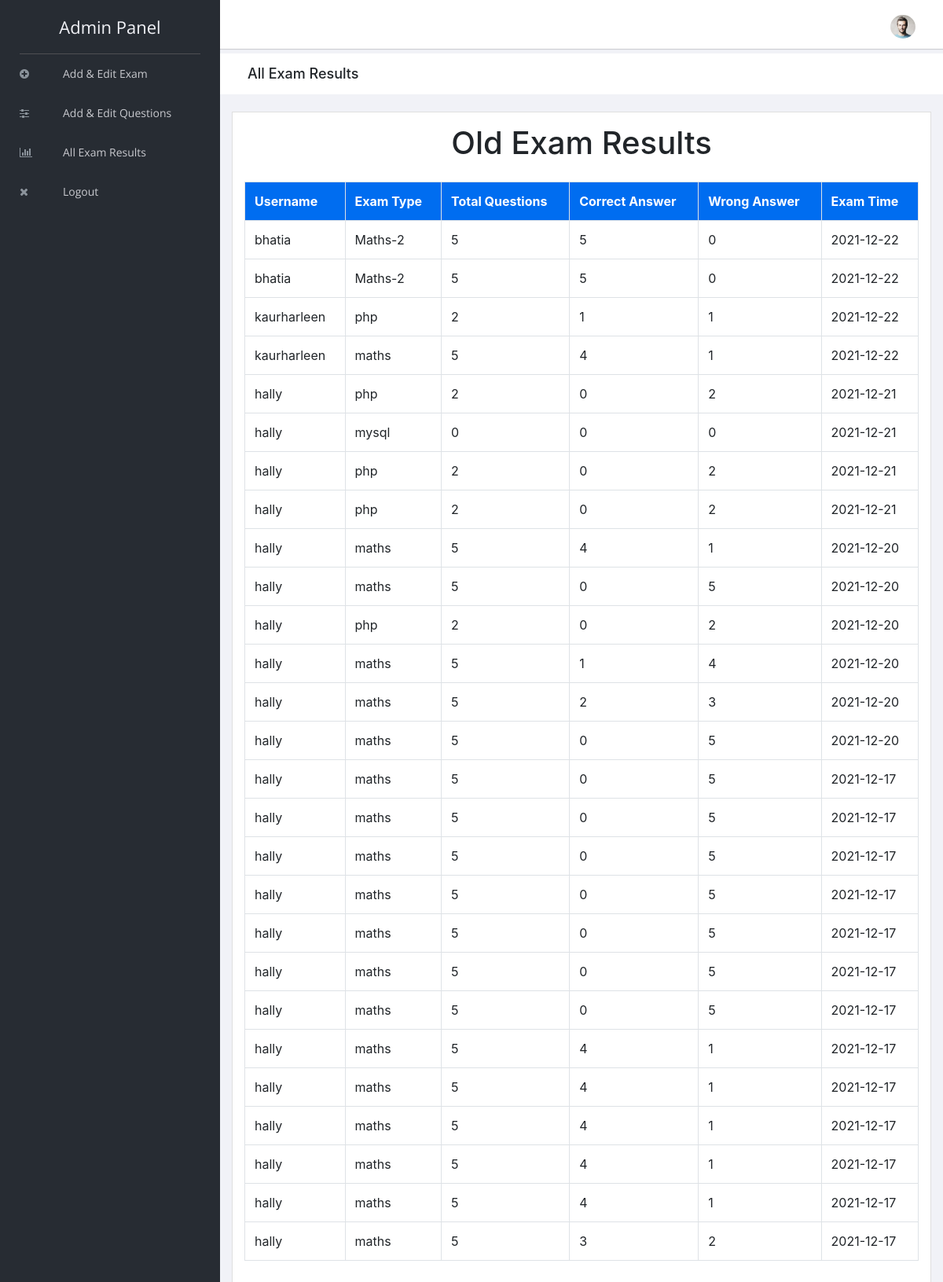
Page /admin/old_exam_results.php (signed in) on the committed database.
### tables this page shows
CREATE TABLE `exam_results` (
  `id` int(5) NOT NULL,
  `username` varchar(100) NOT NULL,
  `exam_type` varchar(100) NOT NULL,
  `total_question` varchar(10) NOT NULL,
  `correct_answer` varchar(10) NOT NULL,
  `wrong_answer` varchar(10) NOT NULL,
  `exam_time` varchar(50) NOT NULL
);

### admin/old_exam_results.php (the view, shortened to what this page needs)
<?php
include "header.php";
include "../connection.php";
    ?>
<div class="breadcrumbs">
            <div class="col-sm-12">
                <div class="page-header float-left">
                    <div class="page-title">
                        <h1>All Exam Results</h1>
                    </div>
                </div>
            </div>
        </div>
        <div class="content mt-3">
            <div class="animated fadeIn">
                <div class="row">
                    <div class="col-lg-12">
                        <div class="card">
                            <div class="card-body">
                            <center>
                <h1>Old Exam Results</h1>
                </center>
                <?php
                $res=mysqli_query($link, "select * from exam_results order by id desc");
                $count=mysqli_num_rows($res);
                if($count==0){
                    ?>
                    <center>
                        <h1>No Results Found</h1>
                    </center>
                    <?php
                }
                else{
                    echo "<table class='table table-bordered' style='margin-top: 25px'>";
                    echo "<tr style='background-color:#006df0; color:white'>";
                    echo "<th>"; echo "Username";echo "</th>";
                    echo "<th>"; echo "Exam Type";echo "</th>";
                    echo "<th>"; echo "Total Questions";echo "</th>";
                    echo "<th>"; echo "Correct Answer";echo "</th>";
                    echo "<th>"; echo "Wrong Answer";echo "</th>";
                    echo "<th>"; echo "Exam Time";echo "</th>";
                    echo "</tr>";
                    while($row=mysqli_fetch_array($res)){
                    echo "<tr>";
                    echo "<td>"; echo $row["username"];echo "</td>";
                    echo "<td>"; echo $row["exam_type"];echo "</td>";
                    echo "<td>"; echo $row["total_question"];echo "</td>";
                    echo "<td>"; echo $row["correct_answer"];echo "</td>";
                    echo "<td>"; echo $row["wrong_answer"];echo "</td>";
                    echo "<td>"; echo $row["exam_time"];echo "</td>";
                    echo "</tr>";
                    }
                    echo "</table>";
                }
                ?>
                            </div>
                        </div>
                    </div>
                </div>
            </div>
        </div>
<?php
include "footer.php";
?>

### admin/header.php (shortened to what this page needs)
<!doctype html>
<html class="no-js" lang="en">
<head>
    <link rel="stylesheet" href="vendors/bootstrap/dist/css/bootstrap.min.css">
    <link rel="stylesheet" href="vendors/font-awesome/css/font-awesome.min.css">
    <link rel="stylesheet" href="vendors/themify-icons/css/themify-icons.css">
    <link rel="stylesheet" href="vendors/flag-icon-css/css/flag-icon.min.css">
    <link rel="stylesheet" href="vendors/selectFX/css/cs-skin-elastic.css">
    <link rel="stylesheet" href="assets/css/style.css">
</head>
<body>
    <aside id="left-panel" class="left-panel">
        <nav class="navbar navbar-expand-sm navbar-default">
            <div class="navbar-header">
                <a class="navbar-brand" href="./">
                    Admin Panel
                </a>
            </div>
            <div id="main-menu" class="main-menu collapse navbar-collapse">
                <ul class="nav navbar-nav">
                    <li>
                        <a href="exam_category.php"><i class="menu-icon fa fa-plus-circle"></i>Add & Edit Exam</a>
                    </li>
                    <li>
                        <a href="add_edit_exam_questions.php"><i class="menu-icon fa fa-sliders"></i>Add & Edit Questions</a>
                    </li>
                    <li>
                        <a href="old_exam_results.php"><i class="menu-icon fa fa-bar-chart"></i>All Exam Results</a>
                    </li>
                    <li>
                        <a href="logout.php"> <i class="menu-icon fa fa-close"></i>Logout </a>
                    </li>
                </ul>
            </div>
        </nav>
    </aside>
    <div id="right-panel" class="right-panel">
        <header id="header" class="header">
            <div class="header-menu">
                <div class="col-sm-7">
                </div>
                <div class="col-sm-5">
                    <div class="user-area dropdown float-right">
                        <a href="#" class="dropdown-toggle" data-toggle="dropdown" aria-haspopup="true"
                            aria-expanded="false">
                            <img class="user-avatar rounded-circle" src="images/admin.jpg" alt="User Avatar">
                        </a>
                    </div>
                </div>
            </div>
        </header>

### admin/footer.php (shortened to what this page needs)
</div>
</body>
</html>

### rows in the picture
exam_results: username "bhatia", exam_type "Maths-2", total_question "5", correct_answer "5", wrong_answer "0", exam_time "2021-12-22"
exam_results: username "bhatia", exam_type "Maths-2", total_question "5", correct_answer "5", wrong_answer "0", exam_time "2021-12-22"
exam_results: username "kaurharleen", exam_type "php", total_question "2", correct_answer "1", wrong_answer "1", exam_time "2021-12-22"
exam_results: username "kaurharleen", exam_type "maths", total_question "5", correct_answer "4", wrong_answer "1", exam_time "2021-12-22"
exam_results: username "hally", exam_type "php", total_question "2", correct_answer "0", wrong_answer "2", exam_time "2021-12-21"
exam_results: username "hally", exam_type "mysql", total_question "0", correct_answer "0", wrong_answer "0", exam_time "2021-12-21"
exam_results: username "hally", exam_type "php", total_question "2", correct_answer "0", wrong_answer "2", exam_time "2021-12-21"
exam_results: username "hally", exam_type "php", total_question "2", correct_answer "0", wrong_answer "2", exam_time "2021-12-21"
exam_results: username "hally", exam_type "maths", total_question "5", correct_answer "4", wrong_answer "1", exam_time "2021-12-20"
exam_results: username "hally", exam_type "maths", total_question "5", correct_answer "0", wrong_answer "5", exam_time "2021-12-20"
exam_results: username "hally", exam_type "php", total_question "2", correct_answer "0", wrong_answer "2", exam_time "2021-12-20"
exam_results: username "hally", exam_type "maths", total_question "5", correct_answer "1", wrong_answer "4", exam_time "2021-12-20"
exam_results: username "hally", exam_type "maths", total_question "5", correct_answer "2", wrong_answer "3", exam_time "2021-12-20"
exam_results: username "hally", exam_type "maths", total_question "5", correct_answer "0", wrong_answer "5", exam_time "2021-12-20"
exam_results: username "hally", exam_type "maths", total_question "5", correct_answer "0", wrong_answer "5", exam_time "2021-12-17"
exam_results: username "hally", exam_type "maths", total_question "5", correct_answer "0", wrong_answer "5", exam_time "2021-12-17"
exam_results: username "hally", exam_type "maths", total_question "5", correct_answer "0", wrong_answer "5", exam_time "2021-12-17"
exam_results: username "hally", exam_type "maths", total_question "5", correct_answer "0", wrong_answer "5", exam_time "2021-12-17"
exam_results: username "hally", exam_type "maths", total_question "5", correct_answer "0", wrong_answer "5", exam_time "2021-12-17"
exam_results: username "hally", exam_type "maths", total_question "5", correct_answer "0", wrong_answer "5", exam_time "2021-12-17"
exam_results: username "hally", exam_type "maths", total_question "5", correct_answer "0", wrong_answer "5", exam_time "2021-12-17"
exam_results: username "hally", exam_type "maths", total_question "5", correct_answer "4", wrong_answer "1", exam_time "2021-12-17"
exam_results: username "hally", exam_type "maths", total_question "5", correct_answer "4", wrong_answer "1", exam_time "2021-12-17"
exam_results: username "hally", exam_type "maths", total_question "5", correct_answer "4", wrong_answer "1", exam_time "2021-12-17"
exam_results: username "hally", exam_type "maths", total_question "5", correct_answer "4", wrong_answer "1", exam_time "2021-12-17"
exam_results: username "hally", exam_type "maths", total_question "5", correct_answer "4", wrong_answer "1", exam_time "2021-12-17"
exam_results: username "hally", exam_type "maths", total_question "5", correct_answer "3", wrong_answer "2", exam_time "2021-12-17"
